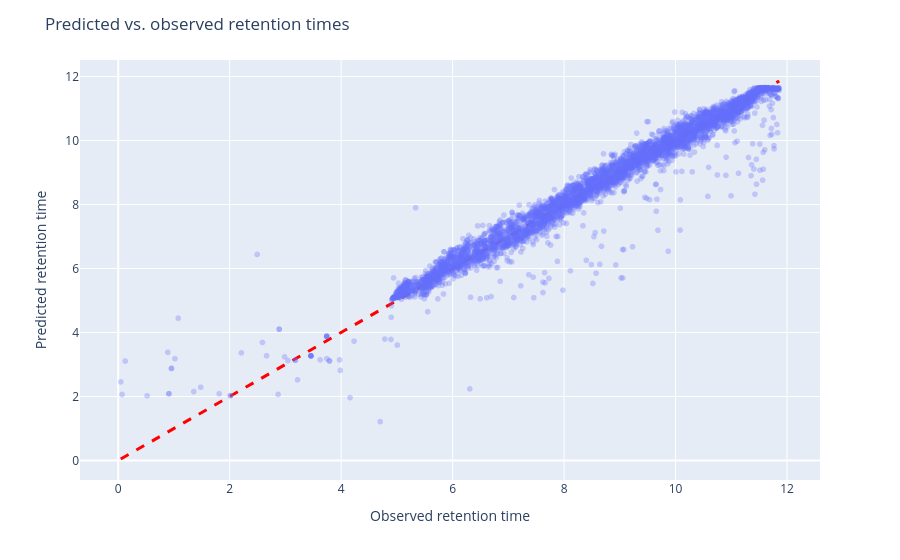

Notebook cell for this chart:
### Markdown cell above
For DeepLC, we can plot the predicted retention time versus the observed retention time:

### Code cell
fig = deeplc.plot.scatter(
    df=features[(~psm_list["is_decoy"]) & (psm_list["qvalue"] <= 0.01)],  # noqa: E712
    predicted_column="predicted_retention_time_best",
    observed_column="observed_retention_time_best",
)
fig.show()

### Figure 1 — Plotly figure (JSON) as saved in the notebook; plotly's stock layout.template omitted (floating-point values rounded to 4 significant figures; data arrays with more than 128 entries replaced by an {"elided": "..."} marker saying what was removed)
{"data": [{"hovertemplate": "observed_retention_time_best=%{x}<br>predicted_retention_time_best=%{y}<extra></extra>", "legendgroup": "", "marker": {"color": "#636efa", "opacity": 0.3, "symbol": "circle"}, "mode": "markers", "name": "", "showlegend": false, "type": "scattergl", "x": {"elided": "4907 float values"}, "xaxis": "x", "y": {"elided": "4907 float values"}, "yaxis": "y"}, {"line": {"color": "red", "dash": "dash", "width": 3}, "mode": "lines", "type": "scatter", "x": [0.04506, 11.86], "y": [0.04506, 11.86]}], "layout": {"legend": {"tracegroupgap": 0}, "margin": {"t": 60}, "showlegend": false, "title": {"text": "Predicted vs. observed retention times"}, "xaxis": {"anchor": "y", "domain": [0, 1], "title": {"text": "Observed retention time"}}, "yaxis": {"anchor": "x", "domain": [0, 1], "title": {"text": "Predicted retention time"}}}}
